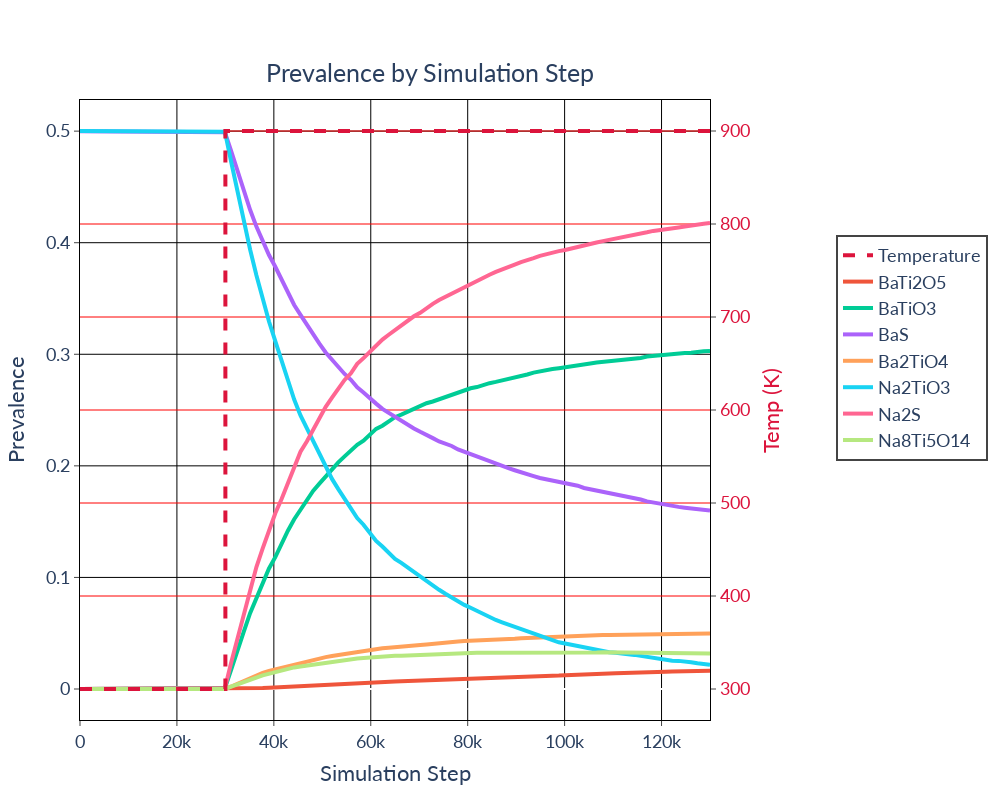

This figure's notebook cell:
### Code cell
analyzer.plot_mole_fractions()
